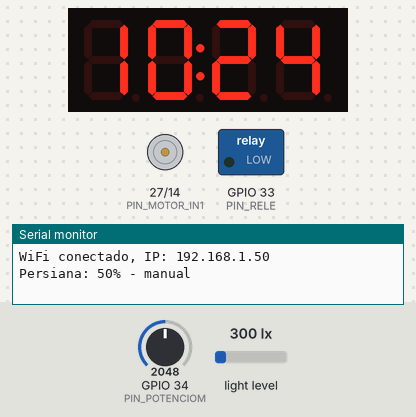
Bench run of a sketch on a simulated ESP32. On the bench: 4-digit seven-segment display, motor-driver pin pairs drawn as motors (green arrow = first pin HIGH = forward, orange = second pin HIGH = backward, longer = more drive), switched loads named in the sketch (green lamp = pin HIGH), the last lines printed to the serial monitor. The inputs (shaded band) are chosen by the test bench; at power-on: GPIO 34 (PIN_POTENCIOM) = 2048, light level 300 lx. WiFi joins after 1.5 s; servers stay silent unless stated; network time is answered at once with the bench clock; uploads are accepted with an empty reply; the local clock reads 2024-03-15 10:24:30 at power-on unless the sketch sets it.

Above: at 2.7 s.
2.8 s: GPIO 34 (PIN_POTENCIOM) set to 2866
At 4.4 s:
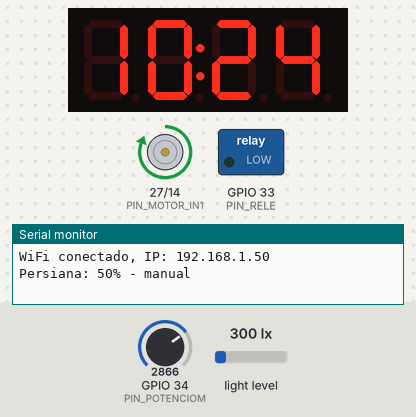
5.5 s: GPIO 34 (PIN_POTENCIOM) set to 2047
At 6.6 s:
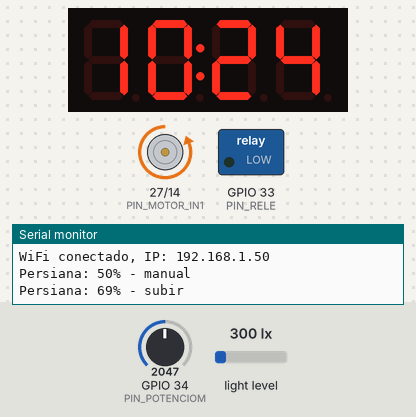
Timing chart, 0 to 8.5 s (numbered marks = the images above; inputs shaded):
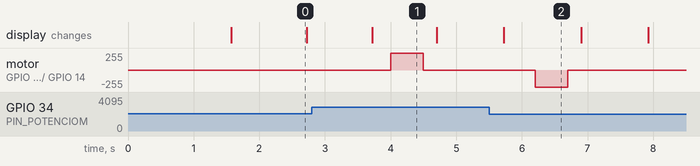

The sketch:

codigo_habitacion.ino
```cpp
#include <WiFi.h>
#include <HTTPClient.h>
#include <ArduinoJson.h>
#include <Wire.h>
#include <BH1750.h>
#include <TM1637Display.h>
#include <NTPClient.h>
#include <WiFiUDP.h>

const char* WIFI_SSID = "BigDj";
const char* WIFI_PASSWORD = "BIGDJ111";
const char* SERVER_URL = "https://grupoeos.com.co/api/recibir_datos.php";
const char* COMANDO_URL = "https://grupoeos.com.co/api/obtener_comando.php";
const char* API_KEY = "dRcor0tZY54MGdR7jJhVriwpilioskj0";

#define PIN_RELE      33
#define PIN_MOTOR_IN1 27
#define PIN_MOTOR_IN2 14
#define PIN_POTENCIOM 34
#define PIN_TM_CLK    18
#define PIN_TM_DIO    19

BH1750 sensorLuz;
TM1637Display display(PIN_TM_CLK, PIN_TM_DIO);
WiFiUDP ntpUDP;
NTPClient ntp(ntpUDP, "pool.ntp.org", -18000, 60000);

bool luzEncendida = false;
bool modoAutomatico = false;
float umbralEncender = 100.0;
float umbralApagar = 400.0;
int posicionAnterior = -1;

unsigned long tUltimoLuz = 0, tUltimoPersi = 0, tUltimoReloj = 0, tUltimoDisplay = 0, tUltimoVoz = 0;
const unsigned long INTERVALO_LUZ = 10000, INTERVALO_PERSI = 2000, INTERVALO_RELOJ = 3600000, INTERVALO_DISPLAY = 1000, INTERVALO_VOZ = 3000;

void setup() {
  Serial.begin(115200);
  pinMode(PIN_RELE, OUTPUT);
  pinMode(PIN_MOTOR_IN1, OUTPUT);
  pinMode(PIN_MOTOR_IN2, OUTPUT);
  digitalWrite(PIN_RELE, LOW);
  digitalWrite(PIN_MOTOR_IN1, LOW);
  digitalWrite(PIN_MOTOR_IN2, LOW);
  display.setBrightness(7);
  display.showNumberDec(0, true);
  Wire.begin(21,22);
  sensorLuz.begin(BH1750::CONTINUOUS_HIGH_RES_MODE);
  conectarWiFi();
  ntp.begin();
  ntp.update();
}

void loop() {
  if (WiFi.status() != WL_CONNECTED) conectarWiFi();
  ntp.update();
  gestionarIluminacion();
  gestionarPersiana();
  gestionarDisplay();
  consultarComandoVoz();
  if (millis() - tUltimoReloj >= INTERVALO_RELOJ || tUltimoReloj == 0) {
    enviarReloj();
    tUltimoReloj = millis();
  }
}

void gestionarIluminacion() {
  if (millis() - tUltimoLuz < INTERVALO_LUZ) return;
  tUltimoLuz = millis();
  float lux = sensorLuz.readLightLevel();
  if (lux < 0) return;
  if (modoAutomatico) {
    if (lux < umbralEncender && !luzEncendida) encenderLuz();
    else if (lux > umbralApagar && luzEncendida) apagarLuz();
  }
  String estado = luzEncendida ? "encendido" : "apagado";
  Serial.printf("Luz: %.1f lux - %s\n", lux, estado.c_str());
  StaticJsonDocument<200> doc;
  doc["api_key"] = API_KEY;
  doc["modulo"] = "iluminacion";
  doc["lux"] = lux;
  doc["estado"] = estado;
  enviarJSON(doc);
}

void encenderLuz() { digitalWrite(PIN_RELE, HIGH); luzEncendida = true; Serial.println("Luz encendida"); }
void apagarLuz() { digitalWrite(PIN_RELE, LOW); luzEncendida = false; Serial.println("Luz apagada"); }

void gestionarPersiana() {
  if (millis() - tUltimoPersi < INTERVALO_PERSI) return;
  tUltimoPersi = millis();
  int raw = analogRead(PIN_POTENCIOM);
  int posicion = map(raw, 0, 4095, 0, 100);
  if (abs(posicion - posicionAnterior) < 3) return;
  String comando = "manual";
  if (posicionAnterior != -1) {
    if (posicion > posicionAnterior) { comando = "subir"; subirPersiana(); }
    else { comando = "bajar"; bajarPersiana(); }
  }
  posicionAnterior = posicion;
  delay(500);
  detenerPersiana();
  Serial.printf("Persiana: %d%% - %s\n", posicion, comando.c_str());
  StaticJsonDocument<200> doc;
  doc["api_key"] = API_KEY;
  doc["modulo"] = "persiana";
  doc["posicion"] = posicion;
  doc["comando"] = comando;
  enviarJSON(doc);
}
void subirPersiana() { digitalWrite(PIN_MOTOR_IN1, HIGH); digitalWrite(PIN_MOTOR_IN2, LOW); }
void bajarPersiana() { digitalWrite(PIN_MOTOR_IN1, LOW); digitalWrite(PIN_MOTOR_IN2, HIGH); }
void detenerPersiana() { digitalWrite(PIN_MOTOR_IN1, LOW); digitalWrite(PIN_MOTOR_IN2, LOW); }

void gestionarDisplay() {
  if (millis() - tUltimoDisplay < INTERVALO_DISPLAY) return;
  tUltimoDisplay = millis();
  int hora = ntp.getHours();
  int minutos = ntp.getMinutes();
  int tiempo = hora * 100 + minutos;
  bool puntos = (millis() / 1000) % 2;
  display.showNumberDecEx(tiempo, puntos ? 0b01000000 : 0, true);
}
void enviarReloj() {
  String hora = ntp.getFormattedTime();
  StaticJsonDocument<200> doc;
  doc["api_key"] = API_KEY;
  doc["modulo"] = "reloj";
  doc["hora_dispositivo"] = hora;
  enviarJSON(doc);
}

void consultarComandoVoz() {
  if (millis() - tUltimoVoz < INTERVALO_VOZ) return;
  tUltimoVoz = millis();
  HTTPClient http;
  String url = String(COMANDO_URL) + "?api_key=" + API_KEY;
  http.begin(url);
  http.setTimeout(5000);
  int code = http.GET();
  if (code == 200) {
    String resp = http.getString();
    StaticJsonDocument<256> doc;
    deserializeJson(doc, resp);
    if (doc["ok"] == true) {
      String comando = doc["comando"].as<String>();
      if (comando.length() > 0) procesarComandoVoz(comando);
    }
  }
  http.end();
}
void procesarComandoVoz(String comando) {
  comando.toLowerCase();
  if (comando.indexOf("enciende la luz") >= 0) { modoAutomatico = false; encenderLuz(); }
  else if (comando.indexOf("apaga la luz") >= 0) { modoAutomatico = false; apagarLuz(); }
  else if (comando.indexOf("sube la persiana") >= 0) { subirPersiana(); delay(2000); detenerPersiana(); }
  else if (comando.indexOf("baja la persiana") >= 0) { bajarPersiana(); delay(2000); detenerPersiana(); }
  else if (comando.indexOf("modo noche") >= 0) { modoAutomatico = false; apagarLuz(); bajarPersiana(); delay(3000); detenerPersiana(); }
  else if (comando.indexOf("modo automatico") >= 0) modoAutomatico = true;
}

void conectarWiFi() {
  WiFi.begin(WIFI_SSID, WIFI_PASSWORD);
  while (WiFi.status() != WL_CONNECTED) delay(500);
  Serial.println("WiFi conectado, IP: " + WiFi.localIP().toString());
}
void enviarJSON(StaticJsonDocument<200>& doc) {
  if (WiFi.status() != WL_CONNECTED) return;
  String json; serializeJson(doc, json);
  HTTPClient http;
  http.begin(SERVER_URL);
  http.addHeader("Content-Type", "application/json");
  http.addHeader("X-API-Key", API_KEY);
  int code = http.POST(json);
  if (code != 200) Serial.printf("Error envio: %d\n", code);
  http.end();
}
```

Measured:
- after the input at 2.8 s, motor on GPIO 27 (PIN_MOTOR_IN1) / GPIO 14 (PIN_MOTOR_IN2): stopped → forward 255/255 after 1.2 s, → stopped 0.50 s later
- after the input at 5.5 s, motor on GPIO 27 (PIN_MOTOR_IN1) / GPIO 14 (PIN_MOTOR_IN2): stopped → backward 255/255 after 0.70 s, → stopped 0.50 s later
